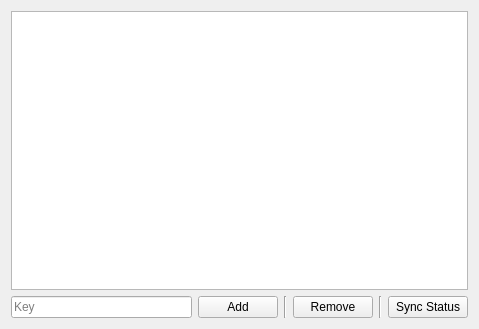
<?xml version="1.0" encoding="UTF-8"?>
<ui version="4.0">
 <class>SampleWindow</class>
 <widget class="QMainWindow" name="SampleWindow">
  <property name="geometry">
   <rect>
    <x>0</x>
    <y>0</y>
    <width>479</width>
    <height>329</height>
   </rect>
  </property>
  <property name="windowTitle">
   <string>SampleWindow</string>
  </property>
  <widget class="QWidget" name="centralWidget">
   <layout class="QVBoxLayout" name="verticalLayout">
    <item>
     <widget class="QListView" name="listView"/>
    </item>
    <item>
     <layout class="QHBoxLayout" name="horizontalLayout">
      <item>
       <widget class="QLineEdit" name="keyEdit">
        <property name="placeholderText">
         <string>Key</string>
        </property>
       </widget>
      </item>
      <item>
       <widget class="QPushButton" name="addButton">
        <property name="text">
         <string>Add</string>
        </property>
       </widget>
      </item>
      <item>
       <widget class="Line" name="line">
        <property name="orientation">
         <enum>Qt::Vertical</enum>
        </property>
       </widget>
      </item>
      <item>
       <widget class="QPushButton" name="removeButton">
        <property name="text">
         <string>Remove</string>
        </property>
       </widget>
      </item>
      <item>
       <widget class="Line" name="line_2">
        <property name="orientation">
         <enum>Qt::Vertical</enum>
        </property>
       </widget>
      </item>
      <item>
       <widget class="QPushButton" name="syncButton">
        <property name="text">
         <string>Sync Status</string>
        </property>
       </widget>
      </item>
     </layout>
    </item>
   </layout>
  </widget>
 </widget>
 <layoutdefault spacing="6" margin="11"/>
 <resources/>
 <connections/>
</ui>
